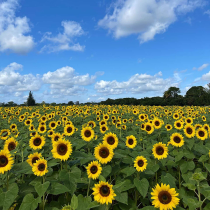
#> input picture A02 - Fitting/the_berry_farms_sunflower_field.jpeg, 210 x 210 px, shrunk from 1440 x 1440 before the run
$ jupyter execute 'A02 - Fitting.ipynb'
#> lines starting #> are read from the running program, lines starting #| are printed output that depends on the picture; long printed decimals are rounded
# A02 - Fitting

#### I.P.D.D.Rajapaksha
#### 210503H

## Loading and Preparing the Image

[cell 1]
import cv2 as cv
import numpy as np
import matplotlib.pyplot as plt

# Load the sunflower field image
image_sunflower = cv.imread(filename=str('the_berry_farms_sunflower_field.jpeg'), flags=cv.IMREAD_REDUCED_COLOR_4)
#> image_sunflower is the input picture: shape (210, 210, 3); mean B, G, R 119.8, 125.3, 100.4

# Display the original image
plt.imshow(cv.cvtColor(image_sunflower, cv.COLOR_BGR2RGB))
plt.axis(False)
plt.title("Original Sunflower Image")
plt.show()

### Define the Laplacian of Gaussian (LoG) function

[cell 2]
# Define Laplacian of Gaussian function for blob detection
def laplacian_of_gaussian(sigma):
    filter_radius = round(3 * sigma)
    X, Y = np.meshgrid(np.arange(-filter_radius, filter_radius + 1),
                       np.arange(-filter_radius, filter_radius + 1))
    LoG_filter = ((X**2 + Y**2) / (2 * sigma**2) - 1) * np.exp(-(X**2 + Y**2) / (2 * sigma**2)) / (np.pi * sigma**4)
    return LoG_filter

### Local Maxima Detection Function

[cell 3]
# Function to detect local maxima in the filtered image
def find_local_maxima(log_image, threshold):
    detected_points = []
    img_height, img_width = log_image.shape
    neighborhood_radius = 1

    for i in range(neighborhood_radius, img_height - neighborhood_radius):
        for j in range(neighborhood_radius, img_width - neighborhood_radius):
            local_window = log_image[i - neighborhood_radius:i + neighborhood_radius + 1,
                                     j - neighborhood_radius:j + neighborhood_radius + 1]
            if np.max(local_window) >= threshold:
                y_offset, x_offset = np.unravel_index(local_window.argmax(), shape=local_window.shape)
                detected_points.append((i + y_offset - neighborhood_radius, j + x_offset - neighborhood_radius))

    return set(detected_points)

### Blob Detection at Multiple Scales

[cell 4]
# Prepare the image for processing
image_gray = cv.cvtColor(image_sunflower, cv.COLOR_BGR2GRAY) / 255
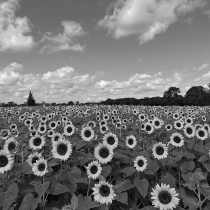
#> image_gray: shape (210, 210) float64; min 0.0196, max 0.984, mean 0.46

# Variables to track the largest circle
largest_circle_radius = 0
largest_circle_sigma = 0

# Plot detected blobs for a range of sigma values
sigma_values = []
fig, axes = plt.subplots(3, 4, figsize=(20, 20))

for idx, ax in enumerate(axes.flatten(), start=1):
    sigma = idx / np.sqrt(2)
    sigma_values.append(sigma)

    # Apply Laplacian of Gaussian filtering
    LoG_kernel = sigma**2 * laplacian_of_gaussian(sigma)
    filtered_image = np.square(cv.filter2D(src=image_gray, ddepth=-1, kernel=LoG_kernel))

    # Detect local maxima
    detected_points = find_local_maxima(filtered_image, 0.09)

    # Track the largest circle based on sigma (radius)
    if detected_points:
        current_radius = sigma * 1.414  # Approximate radius based on sigma
        if current_radius > largest_circle_radius:
            largest_circle_radius = current_radius
            largest_circle_sigma = sigma

    # Display the filtered image with detected circles
    ax.imshow(filtered_image, cmap='gray')
    ax.set_title(f'Sigma: {sigma:.2f}')
    ax.axis('off')

    for y, x in detected_points:
        circle = plt.Circle((x, y), sigma * 1.414, color='red', linewidth=1, fill=False)
        ax.add_patch(circle)
#> this loop made 12 passes
#> pass 1, `filtered_image = np.square(cv.filter2D(src=image_gray, ddepth=-1, kern..`:
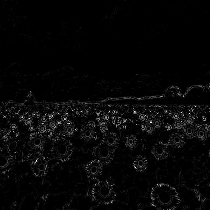
#> filtered_image: shape (210, 210) float64; min 1.2e-13, max 0.0933, mean 0.00265; drawn with min black and max white
#> pass 3, `filtered_image = np.square(cv.filter2D(src=image_gray, ddepth=-1, kern..`:
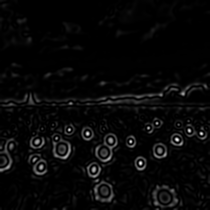
#> filtered_image: shape (210, 210) float64; min 2.07e-12, max 0.133, mean 0.00449; drawn with min black and max white
#> after the loop:
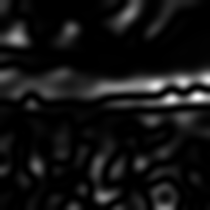
#> filtered_image: shape (210, 210) float64; min 3.56e-13, max 0.0485, mean 0.00393; drawn with min black and max white
#> after the loop, largest_circle_radius = 7; largest_circle_sigma = 4.95; sigma_values = [0.707, 1.41, 2.12, 2.83, 3.54, 4.24, 4.95, 5.66, 6.36, 7.07, 7.78, 8.49]

plt.show()
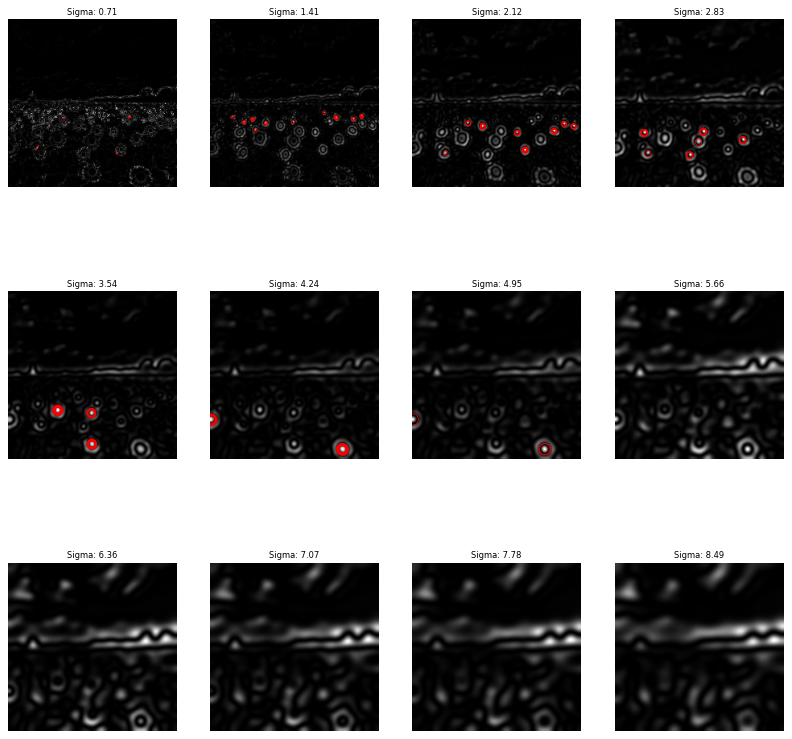
#> figure drawn by matplotlib, 12 panels

### Finding and Reporting the Largest Circles

[cell 5]
# Second visualization with color-coded circles for different sigma values
fig, axes = plt.subplots(1, 2, figsize=(20, 20))

# Show the original image
axes[0].imshow(cv.cvtColor(image_sunflower, cv.COLOR_BGR2RGB))
axes[0].set_title("Original Image")
axes[0].axis('off')

# Show grayscale image with color-coded circles for detected blobs
ax = axes[1]
ax.imshow(image_gray, cmap='gray')
ax.grid(False)

# Define colors for different sigma values
color_palette = ['red', 'blue', 'green', 'orange', 'purple', 'brown',
                 'pink', 'olive', 'gray', 'cyan', 'magenta']

patches = []
labels = []

for idx in range(1, 12):
    sigma = idx / np.sqrt(2)
    LoG_kernel = sigma**2 * laplacian_of_gaussian(sigma)
    filtered_image_log = np.square(cv.filter2D(image_gray, -1, LoG_kernel))

    # Detect local maxima
    detected_points = find_local_maxima(filtered_image_log, 0.09)

    # Draw circles around the detected points
    for y, x in detected_points:
        circle = plt.Circle((x, y), sigma * 1.414, color=color_palette[idx-1], linewidth=1, fill=False)
        ax.add_patch(circle)

    patches.append(circle)
    labels.append(f'Sigma: {sigma:.2f}')
#> after the loop, labels = ['Sigma: 0.71', 'Sigma: 1.41', 'Sigma: 2.12', 'Sigma: 2.83', 'Sigma: 3.54', 'Sigma: 4.24', 'Sigma: 4.95', 'Sigma: 5.66', 'Sigma: 6.36', 'Sigma: 7.07', 'Sigma: 7.78']; patches = 11 items

# Plot legend
ax.set_xlim(0, image_gray.shape[1])
plt.axis('off')
ax.legend(patches, labels, loc='best', fontsize=6)
ax.set_title("Detected Blobs at Various Sigma Values")
plt.show()
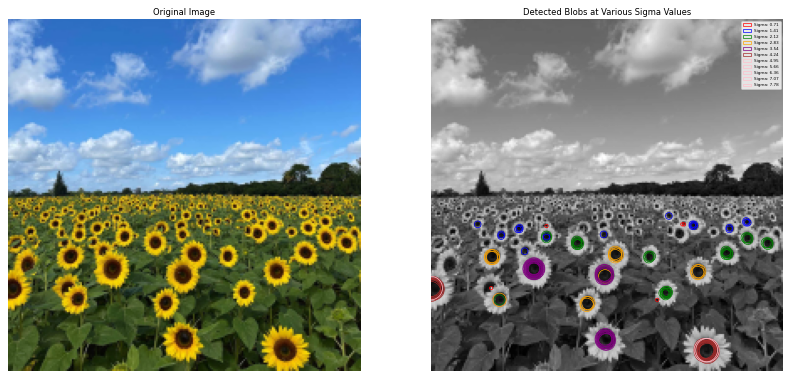
#> figure drawn by matplotlib, 2 panels

[cell 6]
# Report the parameters of the largest circle (radius and corresponding sigma)
print(f"Largest circle detected has a radius of: {largest_circle_radius:.2f} pixels at sigma: {largest_circle_sigma:.2f}")
#| Largest circle detected has a radius of: 7.00 pixels at sigma: 4.95

# Report the range of sigma values used
print(f"Range of sigma values used: {min(sigma_values):.2f} to {max(sigma_values):.2f}")
#| Range of sigma values used: 0.71 to 8.49

###  Import Necessary Libraries

[cell 7]
import numpy as np
import matplotlib.pyplot as plt
import cv2 as cv
from scipy import ndimage, spatial
import math

### Load and Display the Image

[cell 8]
# Load the image and convert it to grayscale
img = cv.imread("the_berry_farms_sunflower_field.jpeg", cv.IMREAD_REDUCED_COLOR_4)
img = cv.cvtColor(img, cv.COLOR_BGR2GRAY)
assert img is not None  # Ensure the image loaded successfully

# Display the original image
fig, ax = plt.subplots()
ax.imshow(img, interpolation='nearest', cmap="gray")
ax.set_axis_off()
plt.show()

print("Image Shape:", img.shape)  # Print the shape of the image
#| Image Shape: (210, 210)

###  Define the Laplacian of Gaussian (LoG) Filter

[cell 9]
# Parameters for the LoG filter
k = 1.414  # Scale multiplier
sigma = 3.0  # Initial sigma value
img = img / 255.0  # Normalize pixel values to [0, 1]

def LoG(sigma):
    n = np.ceil(sigma * 6)  # Determine filter window size
    y, x = np.ogrid[-n//2:n//2+1, -n//2:n//2+1]
    y_filter = np.exp(-(y * y) / (2.0 * sigma * sigma))
    x_filter = np.exp(-(x * x) / (2.0 * sigma * sigma))
    final_filter = (-(2 * sigma**2) + (x * x + y * y)) * (x_filter * y_filter) / (2 * np.pi * sigma**4)
    return final_filter

### Apply the LoG Filter Across Multiple Scales

[cell 10]
def LoG_convolve(img):
    log_images = []
    for i in range(1, 10):
        y = np.power(k, i)
        sigma_1 = sigma * y
        filter_log = LoG(sigma_1)
        image = cv.filter2D(img, -1, filter_log)
        image = np.pad(image, ((1, 1), (1, 1)), 'constant')
        image = np.square(image)
        log_images.append(image)
#> this loop made 9 passes
#> pass 1, in LoG_convolve, `image = cv.filter2D(img, -1, filter_log)`:
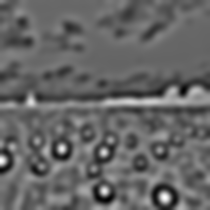
#> image: shape (210, 210) float64; min -0.252, max 0.34, mean -0.0144; drawn with min black and max white
#> pass 1, in LoG_convolve, `image = np.square(image)`:
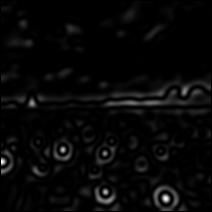
#> image: shape (212, 212) float64; min 0, max 0.115, mean 0.00369; drawn with min black and max white
#> pass 2, in LoG_convolve, `image = cv.filter2D(img, -1, filter_log)`:
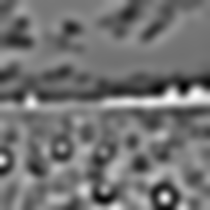
#> image: shape (210, 210) float64; min -0.215, max 0.218, mean -0.0192; drawn with min black and max white
#> after the loop, log_images = 9 items
    return np.array(log_images)

log_image_np = LoG_convolve(img)
print("Shape of LoG Filtered Images:", log_image_np.shape)
#| Shape of LoG Filtered Images: (9, 212, 212)

### Detect and Remove Redundant Blobs

[cell 11]
def blob_overlap(blob1, blob2):
    n_dim = len(blob1) - 1
    root_ndim = math.sqrt(n_dim)

    r1 = blob1[-1] * root_ndim
    r2 = blob2[-1] * root_ndim

    d = math.sqrt(np.sum((blob1[:-1] - blob2[:-1])**2))

    if d > r1 + r2:
        return 0  # No overlap
    elif d <= abs(r1 - r2):
        return 1  # One blob is inside the other
    else:
        ratio1 = (d**2 + r1**2 - r2**2) / (2 * d * r1)
        ratio1 = np.clip(ratio1, -1, 1)
        acos1 = math.acos(ratio1)

        ratio2 = (d**2 + r2**2 - r1**2) / (2 * d * r2)
        ratio2 = np.clip(ratio2, -1, 1)
        acos2 = math.acos(ratio2)

        a = -d + r2 + r1
        b = d - r2 + r1
        c = d + r2 - r1
        d = d + r2 + r1

        area = (r1**2 * acos1 + r2**2 * acos2 - 0.5 * math.sqrt(abs(a * b * c * d)))
        return area / (math.pi * min(r1, r2)**2)

def redundancy(blobs_array, overlap):
    sigma = blobs_array[:, -1].max()
    distance = 2 * sigma * math.sqrt(blobs_array.shape[1] - 1)
    tree = spatial.cKDTree(blobs_array[:, :-1])
    pairs = np.array(list(tree.query_pairs(distance)))

    if len(pairs) == 0:
        return blobs_array

    for i, j in pairs:
        blob1, blob2 = blobs_array[i], blobs_array[j]
        if blob_overlap(blob1, blob2) > overlap:
            if blob1[-1] > blob2[-1]:
                blob2[-1] = 0
            else:
                blob1[-1] = 0

    return np.array([b for b in blobs_array if b[-1] > 0])

### Detect Blobs from the LoG Images

[cell 12]
def detect_blob(log_image_np):
    co_ordinates = []
    h, w = img.shape
#> h = 210; w = 210
    for i in range(1, h):
        for j in range(1, w):
            slice_img = log_image_np[:, i-1:i+2, j-1:j+2]
            result = np.amax(slice_img)
            if result >= 0.03:
                z, x, y = np.unravel_index(slice_img.argmax(), slice_img.shape)
                co_ordinates.append((i + x - 1, j + y - 1, k**z * sigma))
#> after the loop, co_ordinates = 2345 items, first 6: (73, 207, 8.48), (73, 208, 8.48), (73, 209, 8.48), (73, 210, 8.48), (74, 205, 8.48), (74, 206, 8.48)
    return co_ordinates

co_ordinates = list(set(detect_blob(log_image_np)))
#> co_ordinates = 1317 items, first 6: (104, 137, 3), (155, 105, 3), (102, 177, 6), (87, 151, 6), (98, 210, 8.48), (199, 106, 3)
co_ordinates = np.array(co_ordinates)
#> co_ordinates = 1317 rows, first 8: [104, 137, 3], [155, 105, 3], [102, 177, 6], [87, 151, 6], [98, 210, 8.48], [199, 106, 3], [155, 56, 3], [154, 103, 3]
co_ordinates = redundancy(co_ordinates, 0.5)
#> in redundancy, `sigma = blobs_array[:, -1].max()`: sigma = 8.48
#> in redundancy, `distance = 2 * sigma * math.sqrt(blobs_array.shape[1] - 1)`: distance = 23.99
#> in redundancy, `pairs = np.array(list(tree.query_pairs(distance)))`: pairs = 142784 pairs, first value 0 to 1314, second value 3 to 1316
#> the loop in redundancy, `for i, j in pairs:` made 142784 passes
#> (i, j, r1 in blob_overlap, r2 in blob_overlap, d in blob_overlap) on passes 3, 5, 8: (436, 679, 8.48, 11.99, 22.56), (54, 385, 4.24, 4.24, 23.77), (155, 437, 4.24, 4.24, 22.36)

### Visualize the Detected Blobs

[cell 13]
fig, ax = plt.subplots()
ax.imshow(img, interpolation='nearest', cmap="gray")

radius = 0
for blob in co_ordinates:
    y, x, r = blob
    c = plt.Circle((x, y), r * 1.414, color='red', linewidth=1, fill=False)
    if r > radius:
        radius = r * 1.414
        param_x, param_y = x, y
    ax.add_patch(c)
#> this loop made 64 passes
#> blob on passes 1 to 12: [157, 164, 3], [163, 4, 3], [158, 61, 3], [203, 173, 3], [198, 103, 4.24], [195, 174, 3], [203, 158, 3], [151, 61, 3], [196, 96, 3], [104, 108, 3], [194, 154, 3], [148, 112, 3]

ax.set_axis_off()
plt.show()
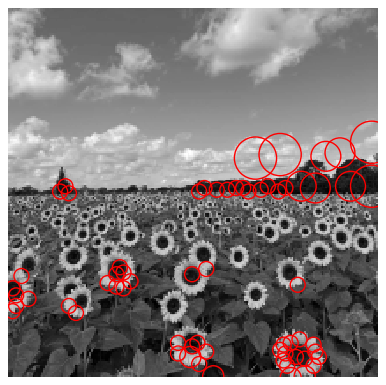
#> figure drawn by matplotlib, 1 panel

### Report the Parameters of the Largest Circle and σ Values

[cell 14]
# Calculate the range of sigma values used
sigma_values = [sigma * (k ** i) for i in range(1, 10)]
min_sigma = min(sigma_values)
max_sigma = max(sigma_values)

# Report the largest circle's parameters and sigma range
print(f"Largest Circle Radius: {radius}")
#| Largest Circle Radius: 8.481
print(f"Center Coordinates: ({param_x}, {param_y})")
#| Center Coordinates: (180.0, 84.0)
print(f"Range of σ Values: {min_sigma} to {max_sigma}")
#| Range of σ Values: 4.242 to 67.790

$ run again, with A02 - Fitting/005.jpg copied over A02 - Fitting/the_berry_farms_sunflower_field.jpeg
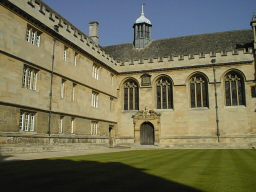
#> input picture A02 - Fitting/005.jpg, 256 x 192 px
#> image_sunflower is the input picture: shape (192, 256, 3); mean B, G, R 84.4, 109.4, 111.6
#> after the loop `for idx, ax in enumerate(axes.flatten(), start=1):`: largest_circle_radius = 1; largest_circle_sigma = 0.707; sigma_values = [0.707, 1.41, 2.12, 2.83, 3.54, 4.24, 4.95, 5.66, 6.36, 7.07, 7.78, 8.49]
#> after the loop `for idx in range(1, 12):`:
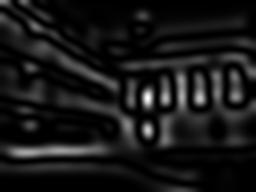
#> filtered_image_log: shape (192, 256) float64; min 3.61e-13, max 0.0433, mean 0.004; drawn with min black and max white
#> after the loop `for idx in range(1, 12):`: labels = ['Sigma: 0.71', 'Sigma: 1.41', 'Sigma: 2.12', 'Sigma: 2.83', 'Sigma: 3.54', 'Sigma: 4.24', 'Sigma: 4.95', 'Sigma: 5.66', 'Sigma: 6.36', 'Sigma: 7.07', 'Sigma: 7.78']; patches = 11 items
#| Largest circle detected has a radius of: 1.00 pixels at sigma: 0.71
#| Range of sigma values used: 0.71 to 8.49
#| Image Shape: (192, 256)
#> after the loop in LoG_convolve, `for i in range(1, 10):`: log_images = 9 items
#| Shape of LoG Filtered Images: (9, 194, 258)
#> after the loop in detect_blob, `for i in range(1, h):`: co_ordinates = 2325 items, first 6: (1, 16, 3), (1, 17, 3), (1, 18, 3), (1, 18, 3), (1, 18, 3), (1, 19, 3)
#> `co_ordinates = list(set(detect_blob(log_image_np)))`: co_ordinates = 1843 items, first 6: (192, 117, 23.98), (189, 26, 23.98), (188, 97, 23.98), (74, 210, 3), (99, 148, 4.24), (186, 122, 23.98)
#> `co_ordinates = np.array(co_ordinates)`: co_ordinates = 1843 rows, first 8: [192, 117, 23.98], [189, 26, 23.98], [188, 97, 23.98], [74, 210, 3], [99, 148, 4.24], [186, 122, 23.98], [184, 81, 23.98], [181, 99, 23.98]
#> sigma = 23.98
#> distance = 67.82
#> pairs = 901398 pairs, first value 0 to 1841, second value 2 to 1842
#> the loop in redundancy, `for i, j in pairs:` made 901398 passes
#> (i, j, r1 in blob_overlap, r2 in blob_overlap, d in blob_overlap, ratio1 in blob_overlap) on passes 1 to 3: (1470, 1690, 33.91, 33.91, 91.02, 0.342), (498, 1557, 33.91, 33.91, 85.31, 0.258), (785, 833, 33.91, 33.91, 70.82, 0.0442)
#> the loop `for blob in co_ordinates:` made 31 passes
#> blob on passes 1 to 8: [34, 54, 3], [56, 245, 3], [99, 145, 4.24], [90, 256, 3], [12, 19, 3], [80, 180, 4.24], [21, 47, 3], [51, 79, 3]
#> `plt.show()`:
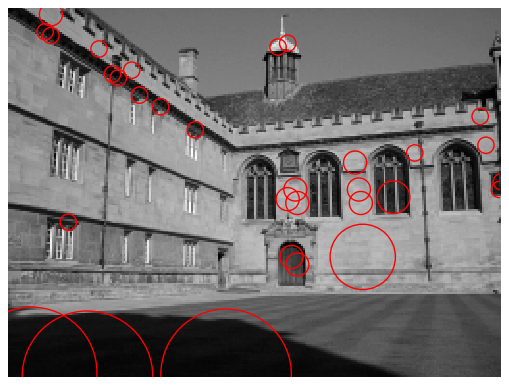
#> figure drawn by matplotlib, 1 panel
#| Largest Circle Radius: 33.905
#| Center Coordinates: (12.0, 189.0)
#| Range of σ Values: 4.242 to 67.790
